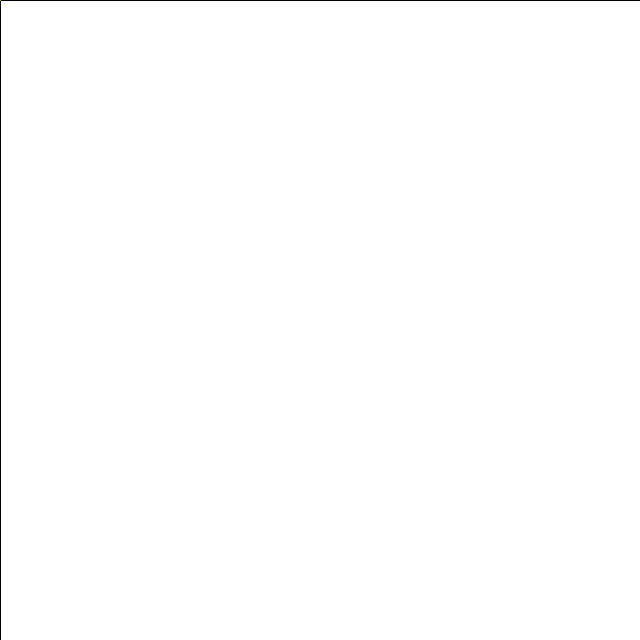
Frame 1 (no input)
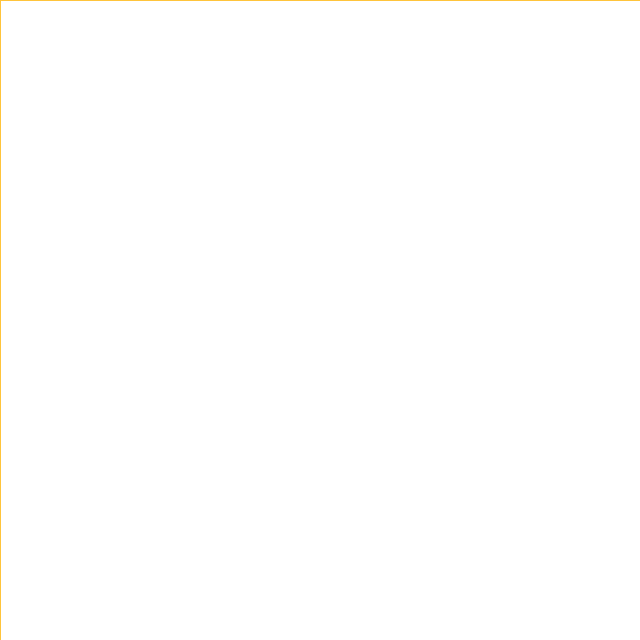
Frame 60 (the mouse pressed at the canvas centre just before this capture)
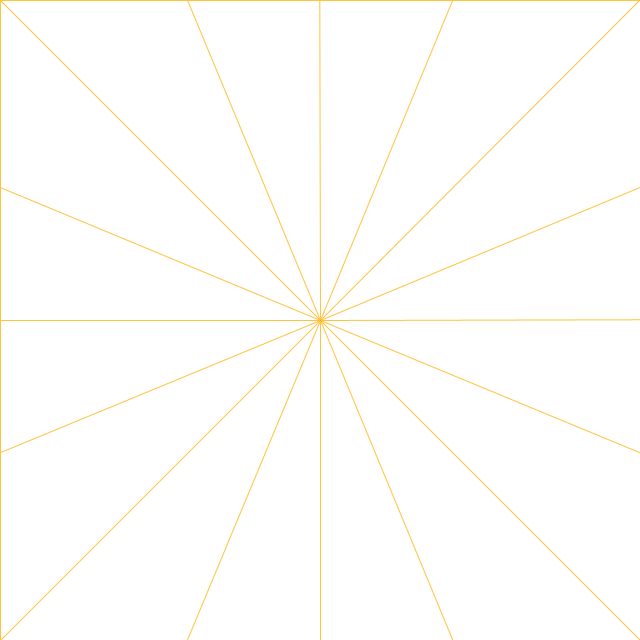
Frame 120 (the mouse held since frame 60 and released just before this capture)

The Processing sketch that drew these frames (run headless with seeded random() and noise(); from frame 60 on, the mouse is pressed at the canvas centre):

// Processing sketch: symmetry2
// ── symmetry2.pde
float oldMouseX , oldMouseY;

void setup() {
  size(640, 640);
  background(255);
  oldMouseX = mouseX;
  oldMouseY = mouseY;
}

void draw() {
  fill(255,30);
  if(!mousePressed)
    rect(0,0,width,height);

  int symmetry = 16;
  float xMid = width * 0.5;
  float yMid = height * 0.5;
  int c = frameCount % 512;
  c = min(c, 511 - c);
  stroke(255, 255 - c, c);
  for (int i = 0; i < symmetry; ++i) {
    float angle = i * 2 * PI / symmetry;
    float cosA = cos(angle);
    float sinA = sin(angle);
    float x = xMid + (mouseX - xMid) * cosA + (mouseY - yMid) * sinA;
    float y = yMid - (mouseX - xMid) * sinA + (mouseY - yMid) * cosA;
    float oldX = xMid + (oldMouseX - xMid) * cosA + (oldMouseY - yMid) * sinA;
    float oldY = yMid - (oldMouseX - xMid) * sinA + (oldMouseY - yMid) * cosA;
    line(x, y, oldX, oldY);
  }
  oldMouseX = mouseX;
  oldMouseY = mouseY;
}
